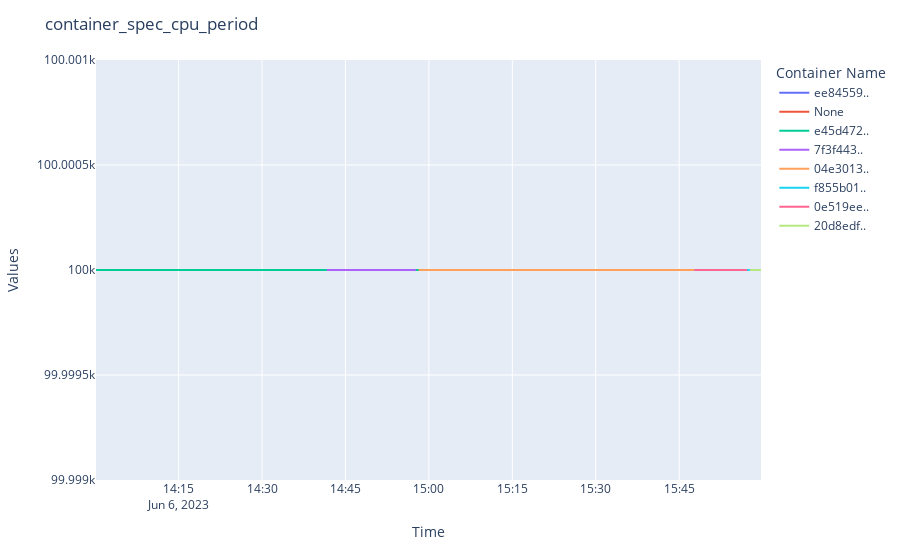

Source (notebook cell):
### Markdown cell above
## container_spec_cpu_period (Duration of a single scheduling period)(Units: micro-s)

### Code cell
transform_spark = load. transform_dataframe(spark, 'container_spec_cpu_period')
eda.plotly_plot(transform_spark, 'container_spec_cpu_period')
